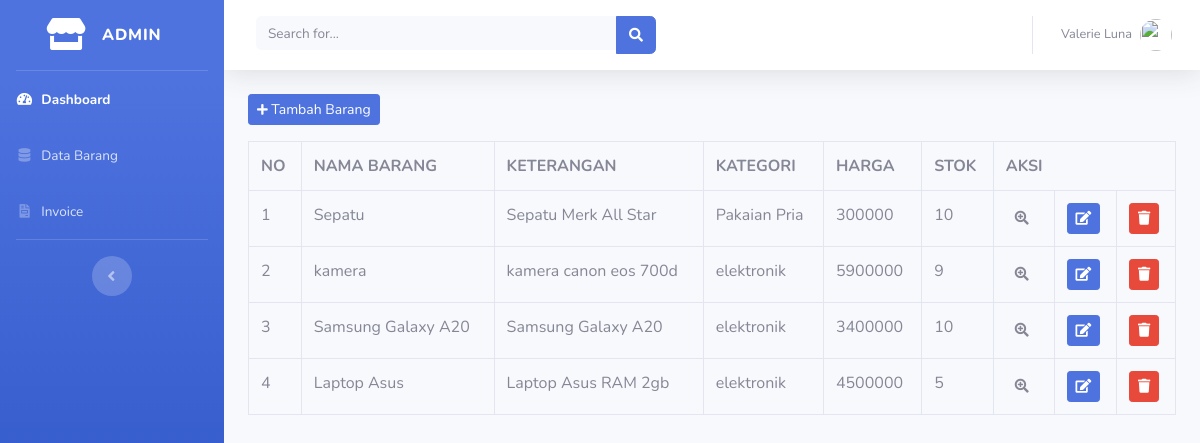
Page /index.php/admin/data_barang on the committed database.
### tables this page shows
CREATE TABLE `tb_barang` (
  `id_brg` int(11) NOT NULL,
  `nama_brg` varchar(120) NOT NULL,
  `keterangan` varchar(225) NOT NULL,
  `kategori` varchar(60) NOT NULL,
  `harga` int(11) NOT NULL,
  `stok` int(4) NOT NULL,
  `gambar` text NOT NULL
);

### application/controllers/admin/data_barang.php (called while the page is built, shortened)
<?php
class Data_barang extends CI_Controller
{
    public function index()
    {
        $data['barang'] = $this->model_barang->tampil_data()->result();
        $this->load->view('templates_admin/header');
        $this->load->view('templates_admin/sidebar');
        $this->load->view('admin/data_barang', $data);
        $this->load->view('templates_admin/footer');
    }
}

### index.php (called while the page is built, shortened)
<?php
require_once BASEPATH.'core/CodeIgniter.php';

### application/models/model_barang.php (called while the page is built)
<?php
class Model_barang extends CI_Model
{
    public function tampil_data()
    {
        return $this->db->get('tb_barang');
    }
}

### application/views/admin/data_barang.php (the view, shortened to what this page needs)
<div class="container-fluid">
    <div class="btn btn-sm btn-primary mb-3" data-toggle="modal" data-target="#tambah_barang"><i class="fas fa-plus fa-sm"></i> Tambah Barang</div>
    <table class="table table-bordered">
        <tr>
            <th>NO</th>
            <th>NAMA BARANG</th>
            <th>KETERANGAN</th>
            <th>KATEGORI</th>
            <th>HARGA</th>
            <th>STOK</th>
            <th colspan="3">AKSI</th>
        </tr>
        <?php
        $no = 1;
        foreach ($barang as $brg) : ?>
            <tr>
                <td><?php echo $no++ ?></td>
                <td><?php echo $brg->nama_brg ?></td>
                <td><?php echo $brg->keterangan ?></td>
                <td><?php echo $brg->kategori ?></td>
                <td><?php echo $brg->harga ?></td>
                <td><?php echo $brg->stok ?></td>
                <td>
                    <div class="btn btn-succes btn-sm"><i class="fas fa-search-plus"></i></div>
                </td>
                <td>
                    <div class="btn btn-primary btn-sm"><i class="fa fa-edit"></i></div>
                </td>
                <td>
                    <div class="btn btn-danger btn-sm"><i class="fa fa-trash"></i></div>
                </td>
            </tr>
        <?php endforeach; ?>
    </table>
</div>

### rows in the picture
tb_barang: nama_brg "Sepatu", keterangan "Sepatu Merk All Star", kategori "Pakaian Pria", harga "300000", stok "10"
tb_barang: nama_brg "kamera", keterangan "kamera canon eos 700d", kategori "elektronik", harga "5900000", stok "9"
tb_barang: nama_brg "Samsung Galaxy A20", keterangan "Samsung Galaxy A20", kategori "elektronik", harga "3400000", stok "10"
tb_barang: nama_brg "Laptop Asus", keterangan "Laptop Asus RAM 2gb", kategori "elektronik", harga "4500000", stok "5"
